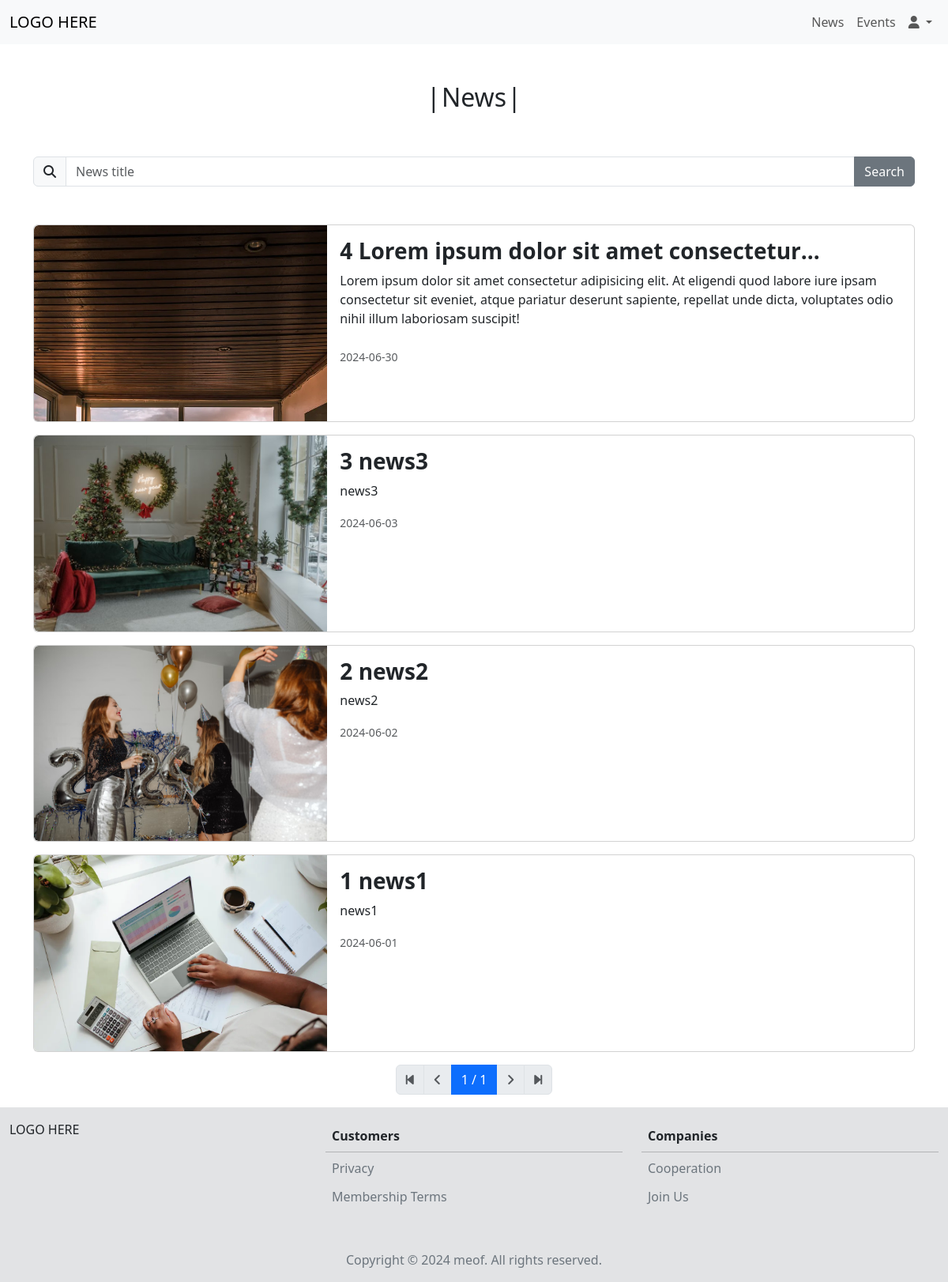
Page /news on the committed database.
### tables this page shows
CREATE TABLE news (
	id INTEGER PRIMARY KEY,
	title TEXT NOT NULL,
	date TEXT NOT NULL,
	content TEXT NOT NULL,
	cover TEXT NOT NULL,
	attachment TEXT NOT NULL
);

### app.py (the view)
@app.route("/news", methods=["GET"])
def news():
    if (request.args.get("id")):
        id = request.args.get("id")
        article = articlesDb.execute("SELECT * FROM news WHERE id = ?", id)[0]
        return render_template("/client/detail_info_article.html", article=article, login=session.get("login"))
    all = articlesDb.execute("SELECT * FROM news ORDER BY date DESC")
    search = request.args.get("search")
    if (search):
        all = articlesDb.execute("SELECT * FROM news WHERE title LIKE ? ORDER BY date DESC", '%'+search+'%')
    per_page = 5
    total_pages = 0
    if (len(all) % per_page):
        total_pages = int((len(all) / per_page) + 1)
    else:
        total_pages = int((len(all) / per_page))
    page = int(request.args.get('page', 1))
    if (page > total_pages):
        page = total_pages
    start = (page - 1) * per_page
    end = start + per_page
    show_news_index = all[start:end]
    return render_template("/client/news.html", news=show_news_index, total_pages=total_pages, page=page, search=search, login=session.get('login'), current_username=session.get('current_username'))

### app.py (called while the page is built)
@app.after_request
def after_request(response):
    response.headers["Cache-Control"] = "no-cache, no-store, must-revalidate"
    response.headers["Expires"] = 0
    response.headers["Pragma"] = "no-cache"
    return response

### templates/client/news.html (shortened to what this page needs)
{% extends "/client/layout.html" %}
{% block main %}
<div class="container">
    <h2 class="section-title text-center py-3 py-md-5">News</h2>
    <form action="{{ url_for('news') }}" method="get" class="mb-5">
        <div class="input-group mb-3">
            <span class="input-group-text" id="basic-addon1"><i class="fa-solid fa-magnifying-glass"></i></span>
            {% if search %}
            <input type="text" class="form-control shadow-none" name="search" placeholder="News title"
                aria-label="News title" aria-describedby="basic-addon1" value="{{ search }}">
            {% else %}
            <input type="text" class="form-control shadow-none" name="search" placeholder="News title"
                aria-label="News title" aria-describedby="basic-addon1">
            {% endif %}
            <button type="submit" class="btn btn-secondary text-white">Search</button>
        </div>
    </form>
    <ul class="news-list list-unstyled">
        {% if news | length == 0 %}
        <p class="text-center mb-5">No Results.</p>
        {% else %}
        {% for new in news %}
        <li class="my-3">
            <a href="{{ url_for('news', id=new.id) }}" class="link-underline link-underline-opacity-0">
                <div class="card mb-3">
                    <div class="row g-0">
                        <div class="col-md-4">
                            <img src="{{ new.cover }}" class="img-fluid card-img-rounded" alt="...">
                        </div>
                        <div class="col-md-8">
                            <div class="card-body">
                                <h3 class="card-title fw-bold text-truncate">{{ new.id }} {{ new.title }}</h3>
                                <div class="card-text text-truncate">{{ new.content | safe }}</div>
                                <p class="card-text"><small class="text-body-secondary">{{ new.date }}</small></p>
                            </div>
                        </div>
                    </div>
                </div>
            </a>
        </li>
        {% endfor %}
        {% endif %}
    </ul>
    {% if page %}
    <nav aria-label="Page navigation">
        <ul class="pagination justify-content-center">
            {% if not search %}
            {% if page == 1 %}
            <li class="page-item">
                <a class="page-link disabled" aria-label="First page">
                    <span aria-hidden="true"><i class="fa-solid fa-backward-step"></i></span>
                </a>
            </li>
            {% else %}
            <li class="page-item">
                <a class="page-link" href="{{ url_for('news', page=1) }}" aria-label="First page">
                    <span aria-hidden="true"><i class="fa-solid fa-backward-step"></i></span>
                </a>
            </li>
            {% endif %}
            {% if page > 1 %}
            <li class="page-item">
                <a class="page-link" href="{{ url_for('news', page=page-1) }}" aria-label="Previous">
                    <span aria-hidden="true"><i class="fa-solid fa-angle-left"></i></span>
                </a>
            </li>
            {% else %}
            <li class="page-item">
                <a class="page-link disabled" aria-label="Previous">
                    <span aria-hidden="true"><i class="fa-solid fa-angle-left"></i></span>
                </a>
            </li>
            {% endif %}
            {% for p in range(1, total_pages+1) %}
            {% if p == page %}
            <li class="page-item active"><a class="page-link">{{ p }} / {{ total_pages }}</a></li>
            {% endif %}
            {% endfor %}
            {% if page < total_pages %} <li class="page-item">
                <a class="page-link" href="{{ url_for('news', page=page+1) }}" aria-label="Next page">
                    <span aria-hidden="true"><i class="fa-solid fa-angle-right"></i></span>
                </a>
                </li>
                {% else %}
                <li class="page-item">
                    <a class="page-link disabled" aria-label="Next page">
                        <span aria-hidden="true"><i class="fa-solid fa-angle-right"></i></span>
                    </a>
                </li>
                {% endif %}
                {% if page == total_pages %}
                <li class="page-item">
                    <a class="page-link disabled" aria-label="Final page">
                        <span aria-hidden="true"><i class="fa-solid fa-forward-step"></i></span>
                    </a>
                </li>
                {% else %}
                <li class="page-item">
                    <a class="page-link" href="{{ url_for('news', page=total_pages) }}" aria-label="Final page">
                        <span aria-hidden="true"><i class="fa-solid fa-forward-step"></i></span>
                    </a>
                </li>
                {% endif %}
                    {% endif %}
        </ul>
    </nav>
    {% endif %}
</div>
{% endblock %}

### static/styles.css (style rules this page uses)
.section-title::before, .section-title::after { content: '|'; display: inline-block; width: 20px; }
.news-list .card, .events-list .card { max-height: 450px; overflow: hidden; }
.news-list .card img, .events-list .card img { width: 100%; height: 100%; max-height: 200px; object-fit: cover; object-position: center; }
.news-list .card-title.text-truncate, .events-list .card-title.text-truncate { overflow: hidden; text-overflow: ellipsis; display: -webkit-box; -webkit-line-clamp: 1; -webkit-box-orient: vertical; white-space: normal; }
.news-list .card-text.text-truncate, .events-list .card-text.text-truncate { overflow: hidden; text-overflow: ellipsis; display: -webkit-box; -webkit-line-clamp: 5; -webkit-box-orient: vertical; white-space: normal; }
.news-list .card-img-rounded, .events-list .card-img-rounded { border-top-left-radius: var(--bs-border-radius) !important; border-top-right-radius: var(--bs-border-radius) !important; }
@media screen and (min-width: 768px) { .news-list .card-img-rounded, .events-list .card-img-rounded { border-bottom-left-radius: var(--bs-border-radius) !important; border-top-left-radius: var(--bs-border-radius) !important; border-bottom-right-radius: 0 !important; border-top-right-radius: 0 !important; } }
@media screen and (min-width: 768px) { .news-list .card, .events-list .card { max-height: 250px; } }
@media screen and (min-width: 768px) { .news-list .card img, .events-list .card img { height: 100%; max-height: 100%; } }

### rows in the picture
news: cover (picture), id "4", title "Lorem ipsum dolor sit amet…", content "Lorem ipsum dolor sit amet consectetur adipisicing elit. At eligendi quod labore iure ipsam consectetur sit eveniet, atque pariatur deserunt sapiente, repellat unde dicta, voluptates odio nihil illum laboriosam suscipit!", date "2024-06-30"
news: cover (picture), id "3", title "news3", content "news3", date "2024-06-03"
news: cover (picture), id "2", title "news2", content "news2", date "2024-06-02"
news: cover (picture), id "1", title "news1", content "news1", date "2024-06-01"

### other values in the picture
{{ p }} "1"
{{ total_pages }} "1"
